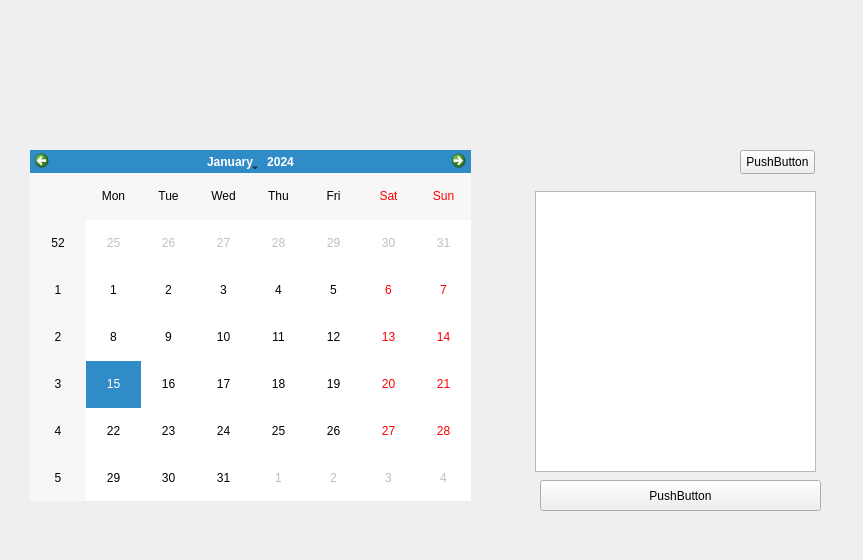
<?xml version="1.0" encoding="UTF-8"?>
<ui version="4.0">
 <class>Form</class>
 <widget class="QWidget" name="Form">
  <property name="geometry">
   <rect>
    <x>0</x>
    <y>0</y>
    <width>863</width>
    <height>560</height>
   </rect>
  </property>
  <property name="windowTitle">
   <string>Form</string>
  </property>
  <widget class="QPushButton" name="pushButton">
   <property name="geometry">
    <rect>
     <x>540</x>
     <y>480</y>
     <width>281</width>
     <height>31</height>
    </rect>
   </property>
   <property name="text">
    <string>PushButton</string>
   </property>
  </widget>
  <widget class="QCalendarWidget" name="calendarWidget">
   <property name="geometry">
    <rect>
     <x>30</x>
     <y>150</y>
     <width>441</width>
     <height>351</height>
    </rect>
   </property>
  </widget>
  <widget class="QListWidget" name="listWidget">
   <property name="geometry">
    <rect>
     <x>535</x>
     <y>191</y>
     <width>281</width>
     <height>281</height>
    </rect>
   </property>
  </widget>
  <widget class="QPushButton" name="pushButton_2">
   <property name="geometry">
    <rect>
     <x>740</x>
     <y>150</y>
     <width>75</width>
     <height>24</height>
    </rect>
   </property>
   <property name="text">
    <string>PushButton</string>
   </property>
  </widget>
 </widget>
 <resources/>
 <connections/>
</ui>
